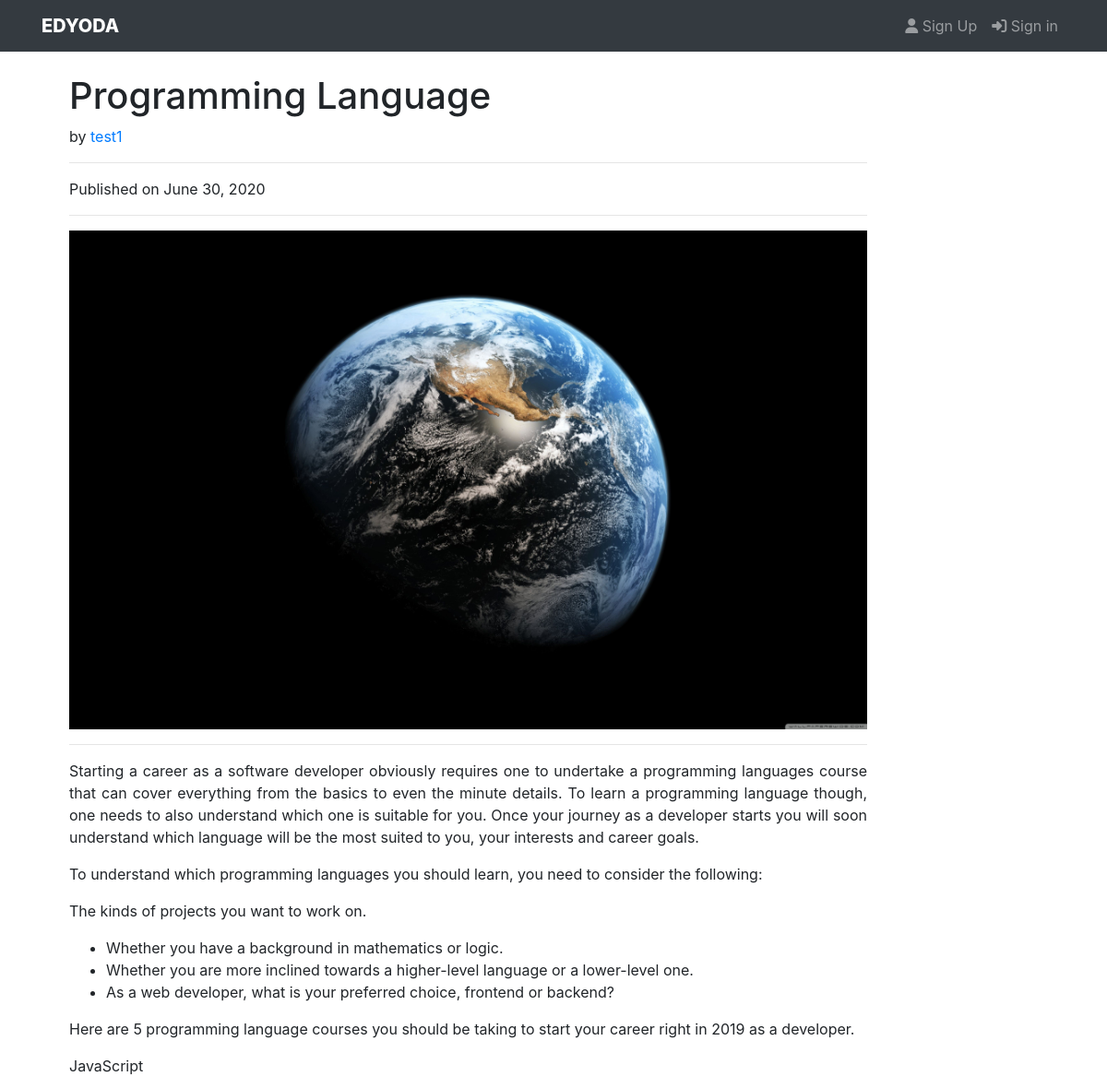
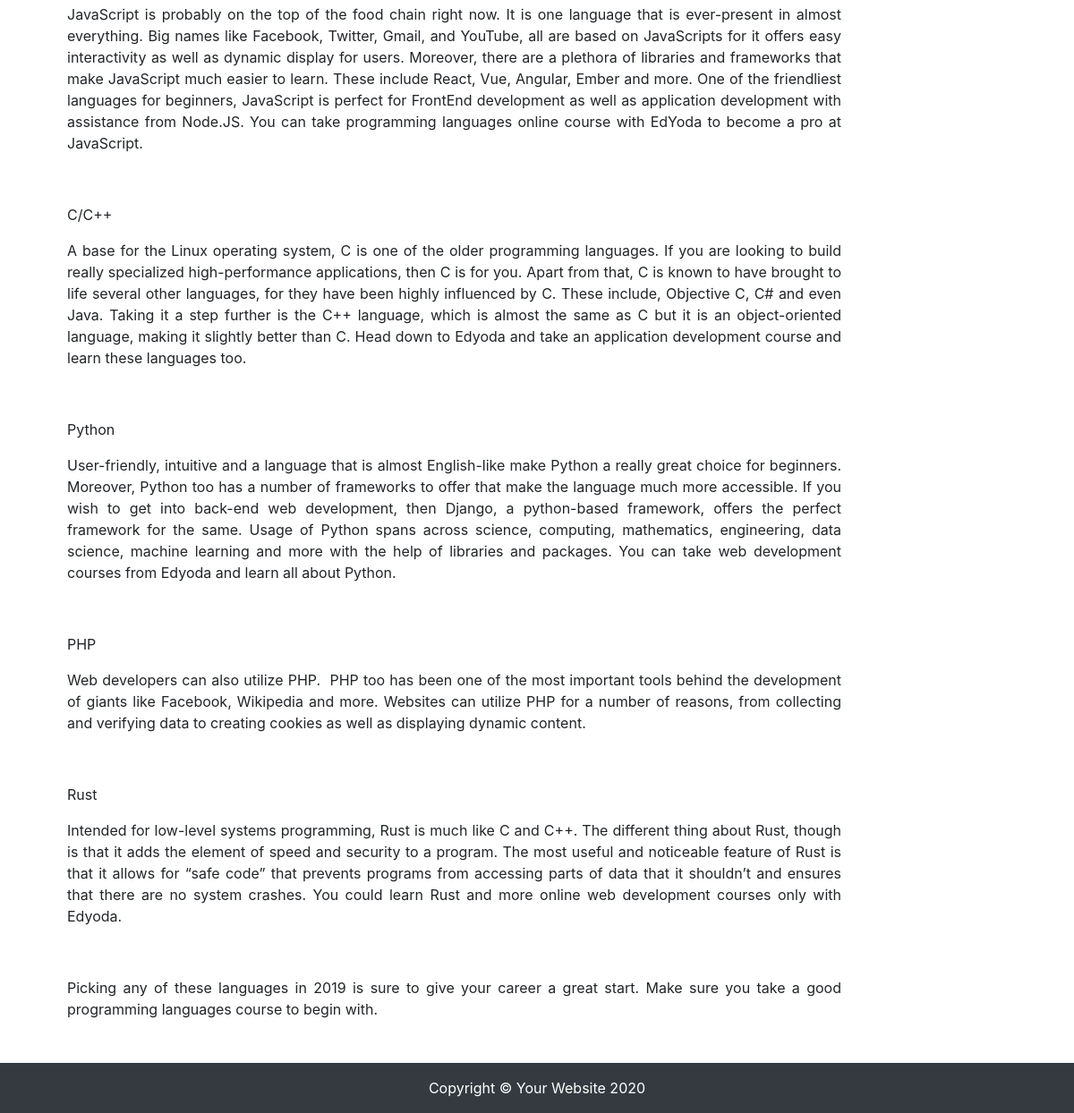
/blog/programming-language, run on the app's committed database (2 pictures, top to bottom).
### blog/models.py (models this page shows, shortened)
class Post(models.Model):
    statuses = [("D","Draft"),("P","Published")]
    title = models.CharField(max_length = 250, unique=True)
    content = models.TextField()
    category = models.ForeignKey(Category,on_delete=models.CASCADE)
    status = models.CharField(max_length=1,choices=statuses,default="D")
    published_date = models.DateTimeField(default=timezone.now)
    image = models.ImageField(blank=True, upload_to='blog/')
    slug = models.SlugField(blank=True)
    author = models.ForeignKey(get_user_model(), on_delete=models.CASCADE)

### account/models.py (models this page shows, shortened)
class User(AbstractUser):
    email = models.EmailField(unique=True)
    pic = models.ImageField(default='media/default.jpg', upload_to='account', blank=True)
    bio = models.TextField(blank=True)
    REQUIRED_FIELDS = ('email',)
    def __str__(self):
        return self.username

### blog/views.py (the view)
# urls.py: path('blog/<str:slug>',views.PostView.as_view(), name='blog'),
class PostView(generic.DetailView):
    permission_required = 'blog.view_post'
    model = models.Post
    queryset = models.Post.objects.filter(status="P")
    login_url = reverse_lazy('login')
    template_name = 'blog/blogpost.html'
    def get(self, request, *args, **kwargs):
        if not request.user.is_authenticated:
            if not request.session.get('count'):
                request.session['count'] = 1
            else:
                request.session['count'] += 1
            if request.session.get('count') > 3:
                return redirect(reverse_lazy('login'))
        self.object = self.get_object()
        context = self.get_context_data(object=self.object)
        return self.render_to_response(context)

### templates/blog/blogpost.html (shortened to what this page needs)
{% extends 'blog/base.html' %}
{% load static %}
{% block css-content %}
<link rel="stylesheet" href="{% static 'blog/css/post_detail.css' %}" type="text/css">
{% endblock css-content %}
{% block content %}
    <div class="container">
        <div class="row">
            <div class="col-lg-10">
                <h1 class="col post-title">{{ post.title }}</h1>
                <div class="col mb-4">
                    by
                    <a href="{% url 'profile' post.author.id %}" class="text-decoration-none">{{ post.author }}</a>
                    <hr>
                    <p>Published on {{ post.published_date|date:"F d, Y" }} </p>
                    <hr>
                    {% if post.image %}
                        <img class="card-image-top" src="{{ post.image.url }}" alt="Card image cap">
                    {% else %}
                        <img class="card-image-top" src="https://edyoda.s3.amazonaws.com/media/blog-images/edyoda_WxvDSK1.jpg" alt="Card image cap">
                    {% endif %}
                    <hr>
                    <div style="text-align: justify;">
                        {{ post.content|safe }}
                    </div>
                </div>
            </div>
        </div>
    </div>
{% endblock content %}

### static/blog/css/main.css (style rules this page uses)
body { padding-top: 56px; }

### static/blog/css/post_detail.css (style rules this page uses)
.card-image-top { width: 100%; }

### data on the page
Post: title "Programming Language", author "test1", published_date "June 30, 2020", image (picture), content "Starting a career as a software developer obviously requires one to undertake a programming languages course that can cover everything from the basics to even the minute details. To learn a programming language though, one needs to also understand which one is suitable for you. Once your journey as a developer starts you will soon understand which language will be the most suited to you, your interests and career goals. To understand which programming languages you should learn, you need to consider the following: The kinds of projects you want to work on. Whether you have a background in mathematics or logic. Whether you are more inclined towards a higher-level language or a lower-level…"
